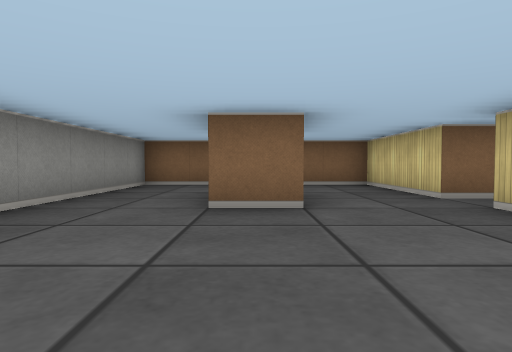
[1] (above)

17 first-person views from a walk through a cub3D level. The camera is about half as high as the walls, tilts 2° down and sees 75° across. The floor is counted in squares. Each view is taken from the middle of a square. On the plan, view 1 faces up. The plan holds only what a view shows up to about 9 squares ahead; the rest is blank.

[2]
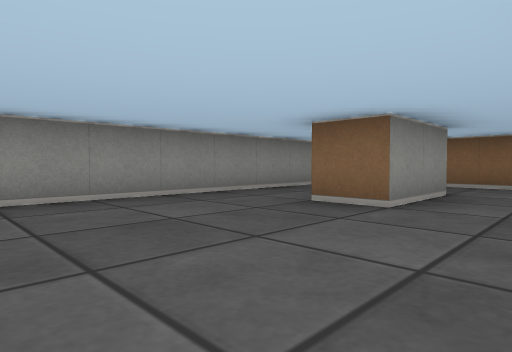

[3]
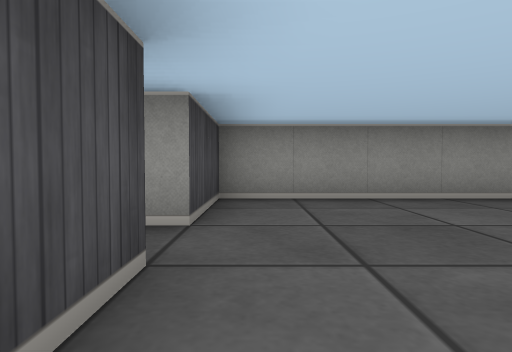

[4]
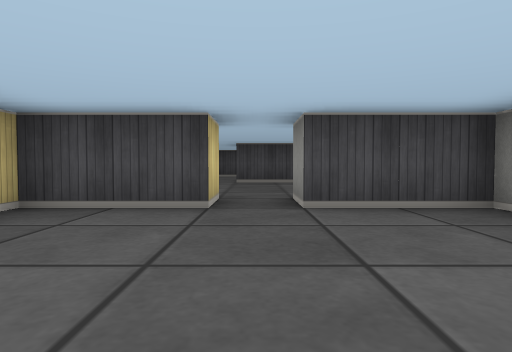

[5]
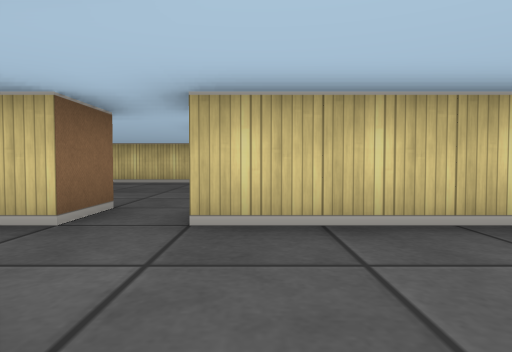

[6]
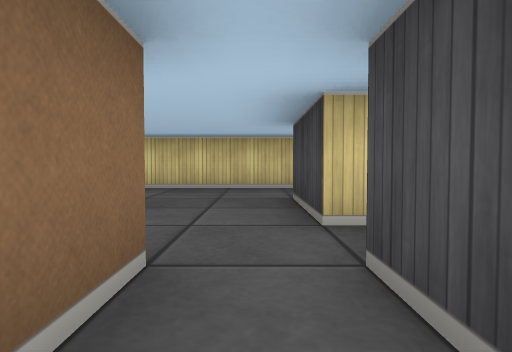

[7]
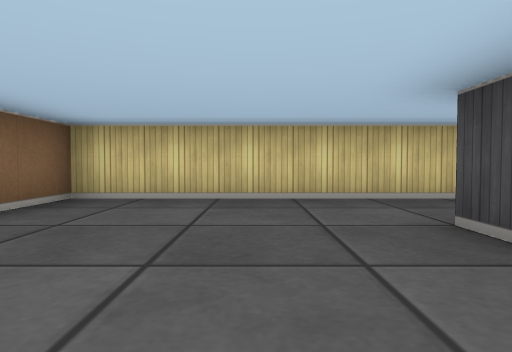

[8]
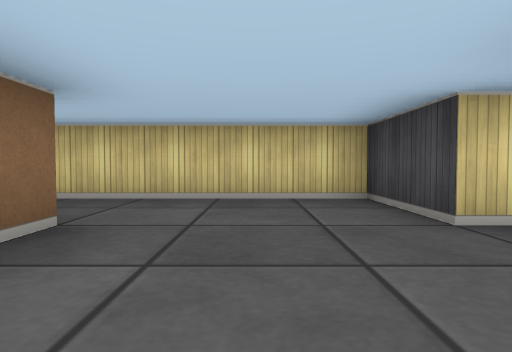

[9]
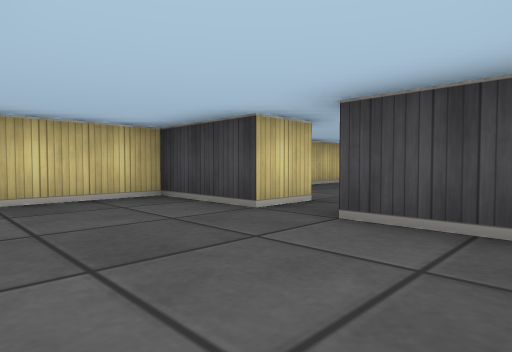

[10]
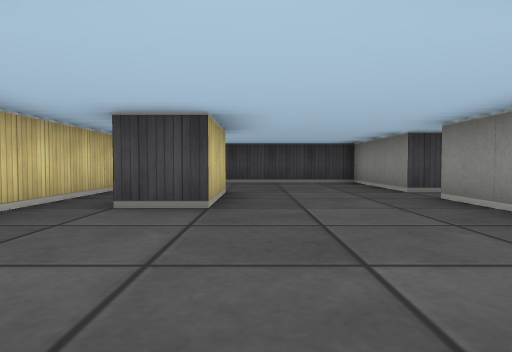

[11]
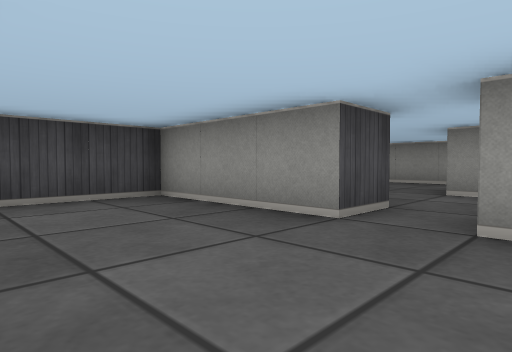

[12]
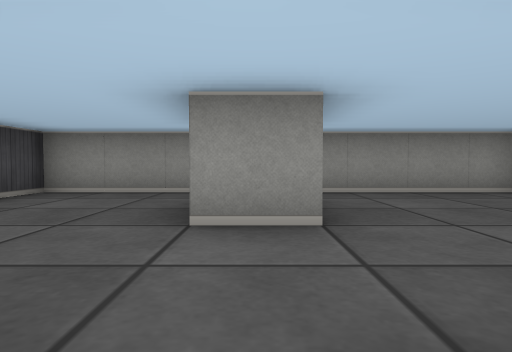

[13]
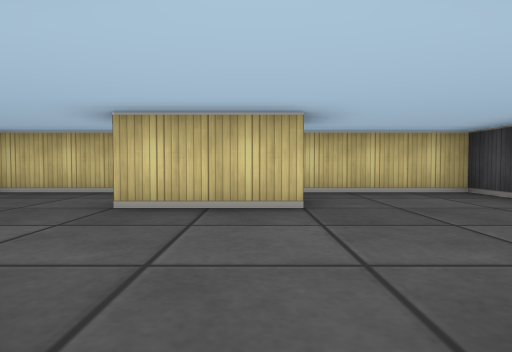

[14]
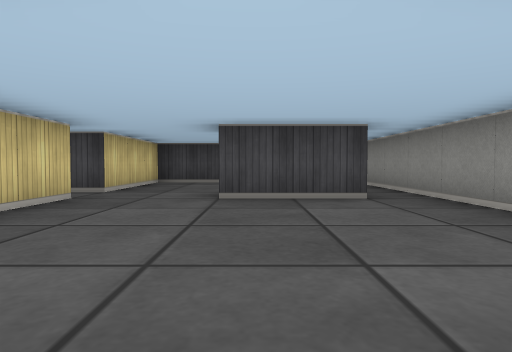

[15]
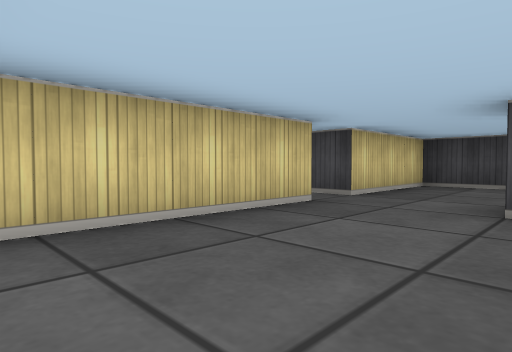

[16]
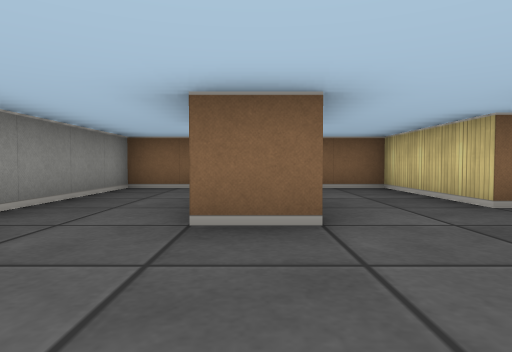

[17]
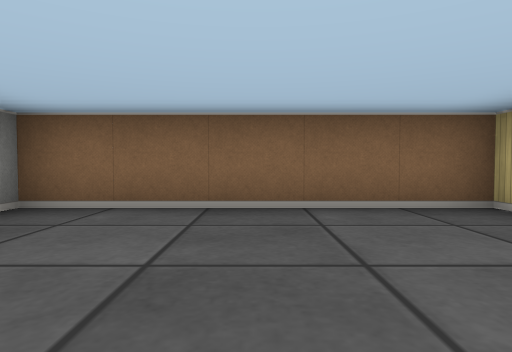

### Floor plan
Points are (right, up) in squares from view 1. A wall is a line through its corners. A room is listed if a view was taken in it or the views show most of it. See-through windows are left out.
Room 1 (views 1, 2, 3, 4, 5, 6, 14, 16)
walls: (0.5, 4.5) (0.5, 3.5) (-0.5, 3.5); (0.5, -1.5) (0.5, -0.5) (2.5, -0.5) (2.5, 3.5); (-2.5, 5.5) (-2.5, -0.5) (-0.5, -0.5) (-0.5, -1.5)
ways out: opening at (3, 4) to room 2; opening at (0, -1) to room 5; opening at (1.5, 5) to room 6; opening at (-1.5, 4.5) to room 7
Room 2 (views 7, 17)
walls: (4.5, 3.5) (6.5, 3.5); (3.5, 4.5) (2.5, 4.5); (8.5, 3.5) (8.5, 7.5) (3.5, 7.5); (2.5, 3.5) (3.5, 3.5)
ways out: opening at (3, 4) to room 1; opening at (4, 3) to room 3; opening at (7.5, 3) to room 3
Room 3 (views 8, 9, 10)
walls: (6.5, 2.5) (5.9, 2.5); (4.2, -0.5) (5.5, -0.5); (6.5, -1.5) (6.5, -0.5) (8.5, -0.5) (8.5, 3.5)
ways out: opening at (4, 3) to room 2; opening at (7.5, 3) to room 2; opening at (6, -1) to room 4
Room 4 (views 11, 12, 13)
walls: (6.5, -6.5) (6.5, -4.5) (7.5, -4.5); (3.5, -4.2) (3.5, -5.5); (2.5, -6.5) (3.5, -6.5) (3.5, -9.5) (8.5, -9.5) (8.5, -1.8)
ways out: opening at (6, -1) to room 3; opening at (3, -6) to room 5
Room 5 (view 15)
walls: (-1.6, -5.5) (0.5, -5.5) (0.5, -6.5); (2.5, -5.5) (2.5, -2.2); (-2.5, -1.8) (-2.5, -9.5) (-1.5, -9.5); (0.9, -9.5) (2.5, -9.5) (2.5, -6.5)
ways out: opening at (0, -1) to room 1; opening at (3, -6) to room 4
Room 6 (no view inside)
walls: (0.5, 5.5) (0.5, 4.5); (2.5, 4.5) (2.5, 7.5) (-0.5, 7.5)
ways out: opening at (1.5, 5) to room 1; opening at (0, 6.5) to room 7
Room 7 (no view inside)
walls: (-0.5, 7.5) (-2.5, 7.5) (-2.5, 5.5)
ways out: opening at (-1.5, 4.5) to room 1; opening at (0, 6.5) to room 6

Where each view was taken, in squares from view 1:
view 1: 0 up, 0 right, facing up
view 2: 0 up, 2 right, facing up-left
view 3: 0 up, 2 right, facing left
view 4: 3 up, 0 right, facing down
view 5: 3 up, 0 right, facing right
view 6: 4 up, 2 right, facing right
view 7: 5 up, 4 right, facing right
view 8: 1 up, 4 right, facing right
view 9: 2 up, 4 right, facing down-right
view 10: 1 down, 6 right, facing down
view 11: 5 down, 6 right, facing down-left
view 12: 6 down, 3 right, facing left
view 13: 6 down, 3 right, facing right
view 14: 1 down, 0 right, facing down
view 15: 2 down, 0 right, facing down-right
view 16: 1 up, 0 right, facing up
view 17: 4 up, 6 right, facing up
